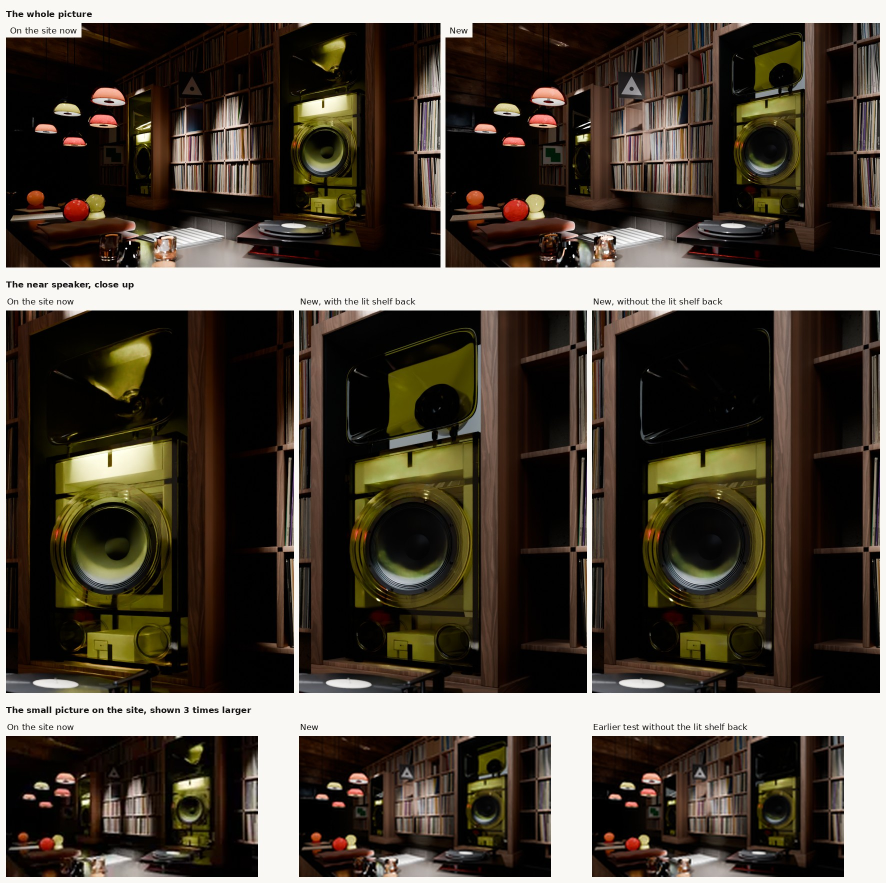
#> input picture spinoffs/barkhorn/coordinator/bar-picture-now-and-new-2026-11-22.jpg, 1772 x 1766 px (shown at 1/2 size)
$ python lstar.py ../../coordinator/bar-picture-now-and-new-2026-11-22.jpg
#> lines starting #> are read from the running program, lines starting #| are printed output that depends on the picture
"""L* and chroma C*ab (CIELAB, D65), means of boxes given as fractions of the frame: lstar.py PNG name:x0,y0,x1,y1 ..."""
import sys, numpy as np
from PIL import Image
a = np.asarray(Image.open(sys.argv[1]).convert('RGB')).astype(float) / 255
lin = np.where(a <= 0.04045, a / 12.92, ((a + 0.055) / 1.055) ** 2.4)
M = np.array([[0.4124, 0.3576, 0.1805], [0.2126, 0.7152, 0.0722], [0.0193, 0.1192, 0.9505]])
XYZ = lin @ M.T / np.array([0.95047, 1.0, 1.08883])
f = lambda t: np.where(t > 216 / 24389, np.cbrt(t), (24389 / 27 * t + 16) / 116)
fx, fy, fz = f(XYZ[..., 0]), f(XYZ[..., 1]), f(XYZ[..., 2])
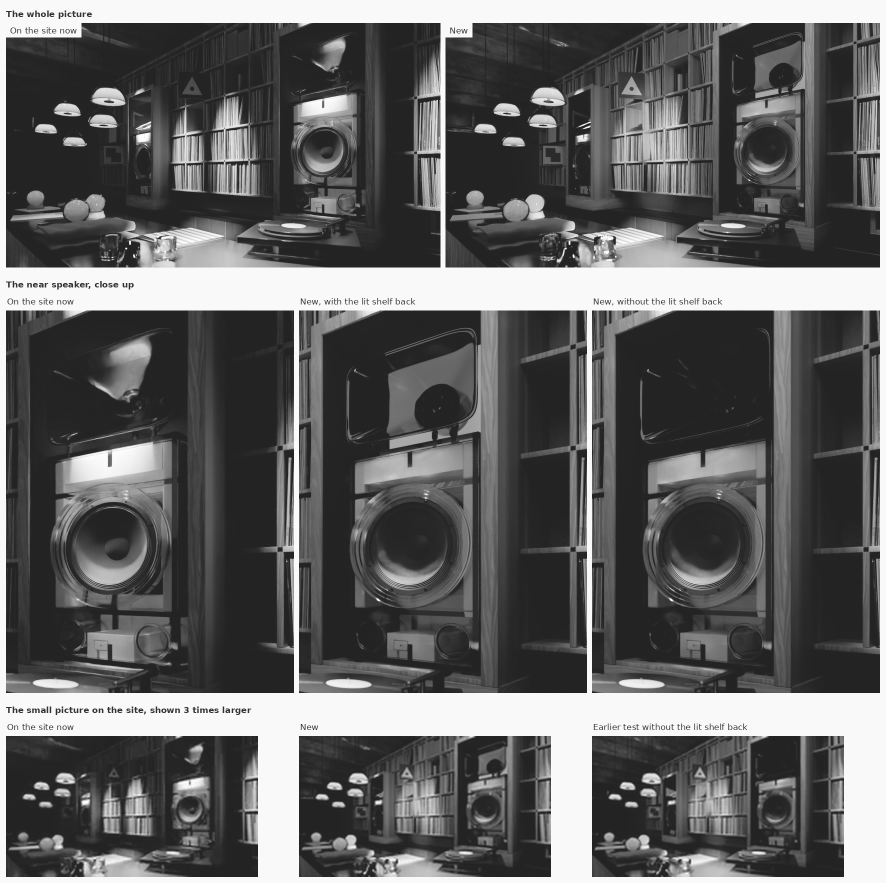
#> fx: shape (1766, 1772) float64 (shown at 1/2 size); min 0.138, max 1, mean 0.392
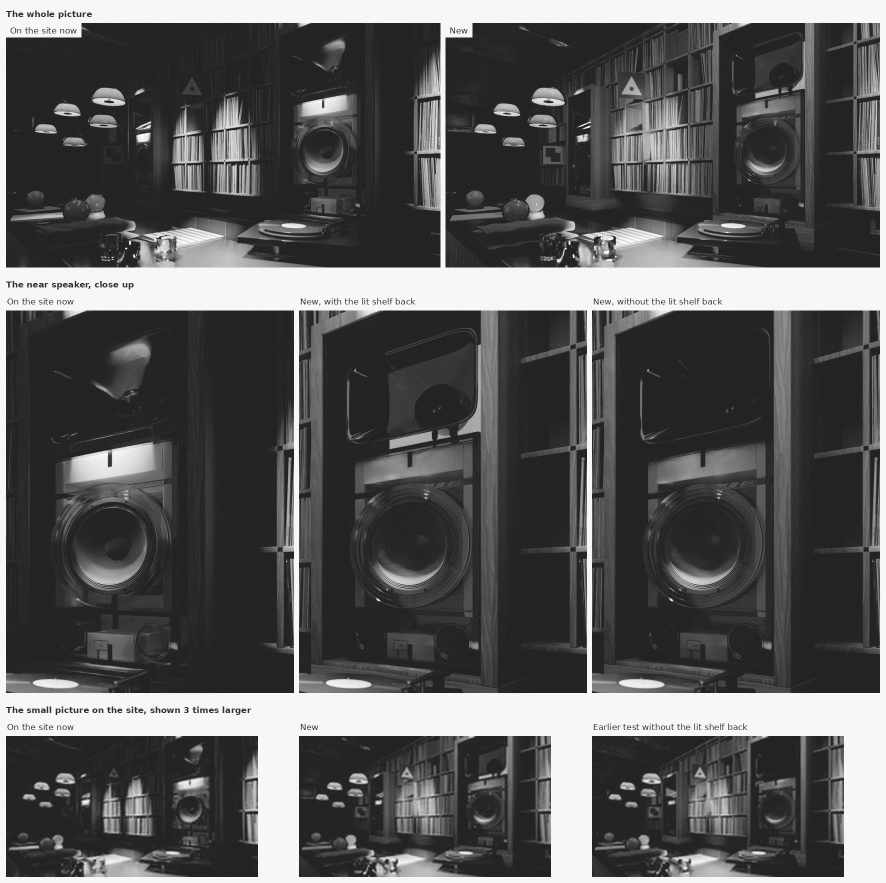
#> fz: shape (1766, 1772) float64 (shown at 1/2 size); min 0.138, max 1, mean 0.354
C = np.hypot(500 * (fx - fy), 200 * (fy - fz))
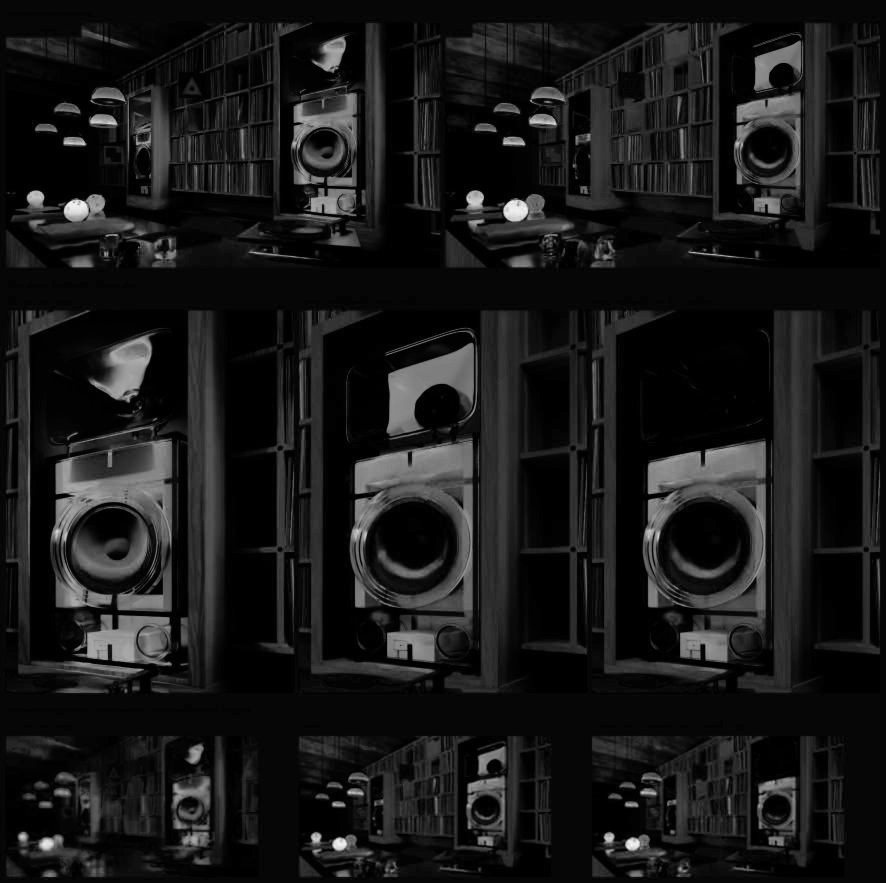
#> C: shape (1766, 1772) float64 (shown at 1/2 size); min 0, max 82.91, mean 8.1; drawn with min black and max white
Y = lin @ np.array([0.2126, 0.7152, 0.0722])
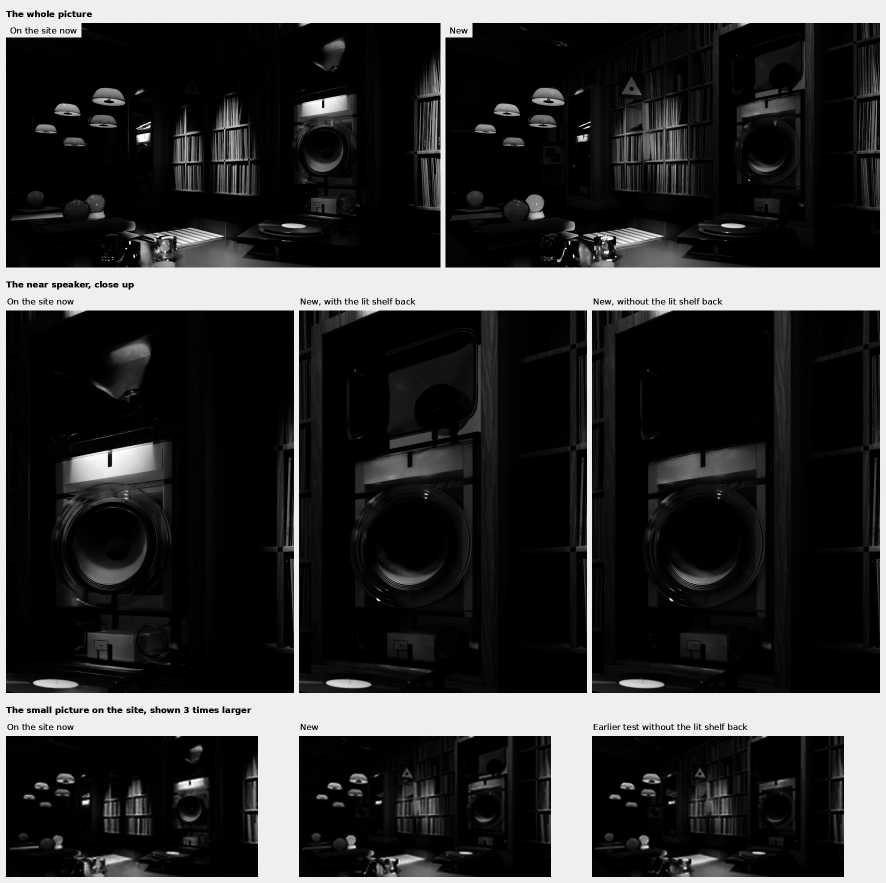
#> Y: shape (1766, 1772) float64 (shown at 1/2 size); min 0, max 1, mean 0.202
L = np.where(Y > 216 / 24389, 116 * np.cbrt(Y) - 16, Y * 24389 / 27)
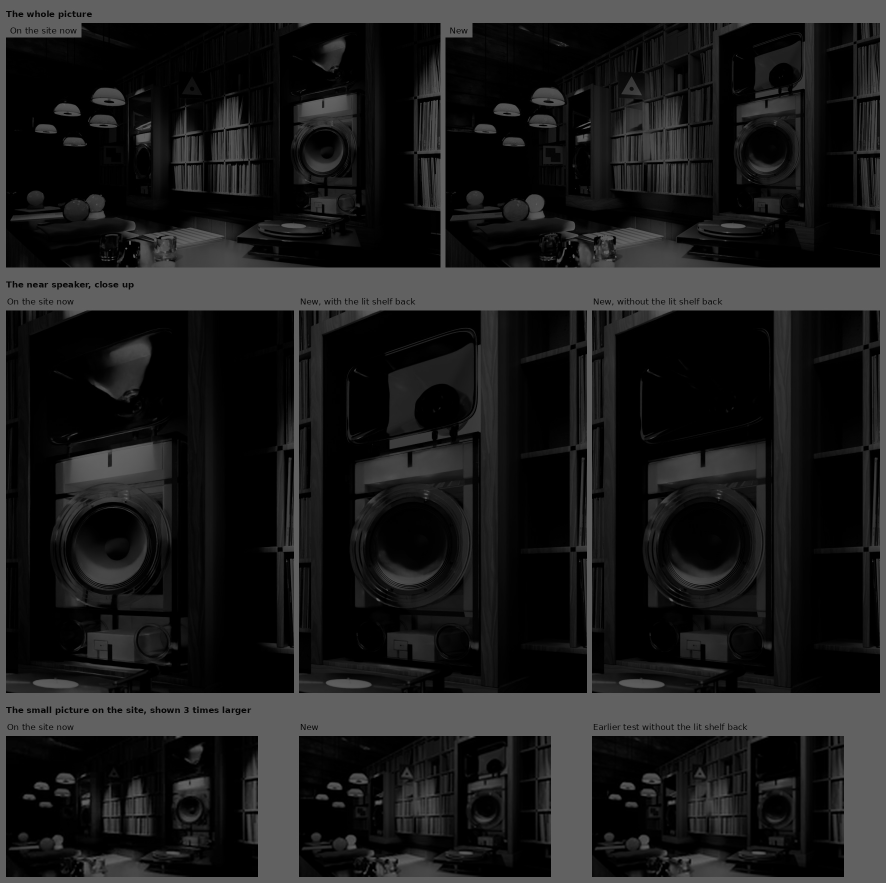
#> L: shape (1766, 1772) float64 (shown at 1/2 size); min 0, max 100, mean 29
H, W = L.shape
#> H = 1766; W = 1772
for arg in sys.argv[2:]:
    n, b = arg.split(':'); x0, y0, x1, y1 = map(float, b.split(','))
    r = L[int(y0 * H):int(y1 * H), int(x0 * W):int(x1 * W)]
    c = C[int(y0 * H):int(y1 * H), int(x0 * W):int(x1 * W)]
    print(f'{n:14s} L* {r.mean():5.1f}  C* {c.mean():5.1f}  (L* p5 {np.percentile(r, 5):5.1f}, p95 {np.percentile(r, 95):5.1f}, max {r.max():5.1f})')
